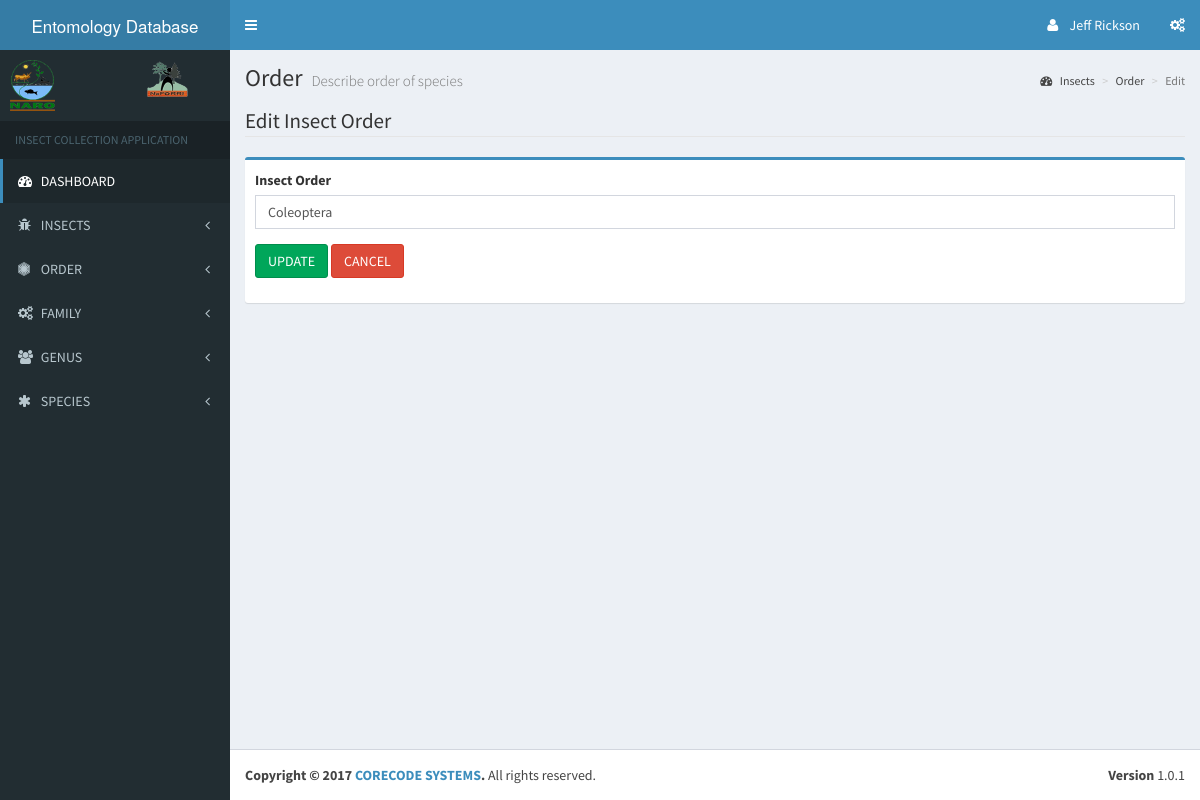
The app's page /admin/edit_order.php?id=1 (signed in), older data.
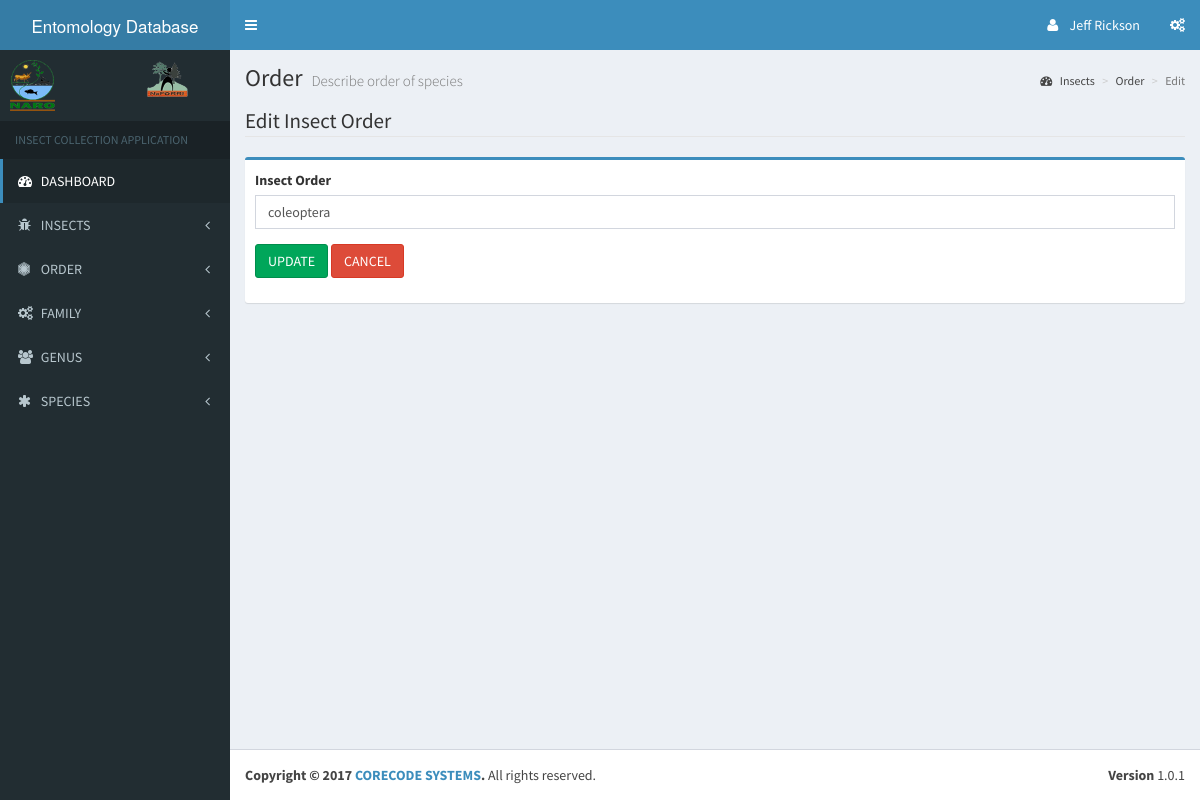
The same page, newer data.
### tables this page shows
CREATE TABLE `Order` (
  `order_Id` int(11) NOT NULL,
  `order_name` varchar(50) NOT NULL
);

### libs/database.php (called while the page is built, shortened)
<?php
    class database {
        public $host    = DB_HOST;
        public $user    = DB_USER;
        public $pass    = DB_PASS;
        public $db_name = DB_NAME;
        public $conn;
        public function connect() {
            $this->conn = new mysqli($this->host, $this->user, $this->pass, $this->db_name);
        }
        public function select_one($query) {
            $result = $this->conn->query($query);
            if($result->num_rows > 0) {
                return $result->fetch_object();
            }else {
                return false;
            }
        }
    }
?>

### admin/edit_order.php (the view, shortened to what this page needs)
<?php
    require_once '../libs/database.php';
    $db = new database();
    if(isset($_GET['id'])) {
        $id = $_GET['id'];
    }
    $order_record = $db->select_one("SELECT order_name FROM `order` WHERE order_Id = {$id} LIMIT 1");
?>
<?php include 'includes/header.php'; ?>
<?php include 'includes/sidebar_nav.php'; ?>
<div class="content-wrapper">
    <section class="content-header">
        <h1>
            Order
            <small>Describe order of species</small>
        </h1>
        <ol class="breadcrumb">
            <li><a href="dashboard.php"><i class="fa fa-dashboard"></i> Insects</a></li>
            <li><a href="order_list.php">Order</a></li>
            <li class="active">Edit</li>
        </ol>
    </section>
    <section class="content">
        <div class='row'>
            <div class='col-md-12'>
                <fieldset>
                    <legend>Edit Insect Order</legend>
                    <form action='' method='post' role='form'>
                        <div class='box box-primary'>
                            <div class='box-body'>
                                <div class='form-group'>
                                    <label class='control-label' for='order'>Insect Order</label>
                                    <input type='text' class='form-control' id='order' name='order' value="<?php echo $order_record->order_name; ?>">
                                </div>
                                <div class='form-group'>
                                    <input type='submit' name='update' class='btn btn-success' value='UPDATE'>
                                    <input type='reset' name='cancel' class='btn btn-danger' value='CANCEL'>
                                </div>
                            </div>
                        </div>
                    </form>
                </fieldset>
            </div>
        </div>
    </section>
</div>
<?php include 'includes/footer.php'; ?>

Row changes from the older to the newer data that the page shows:
changed order: order "Coleoptera" → "coleoptera"
